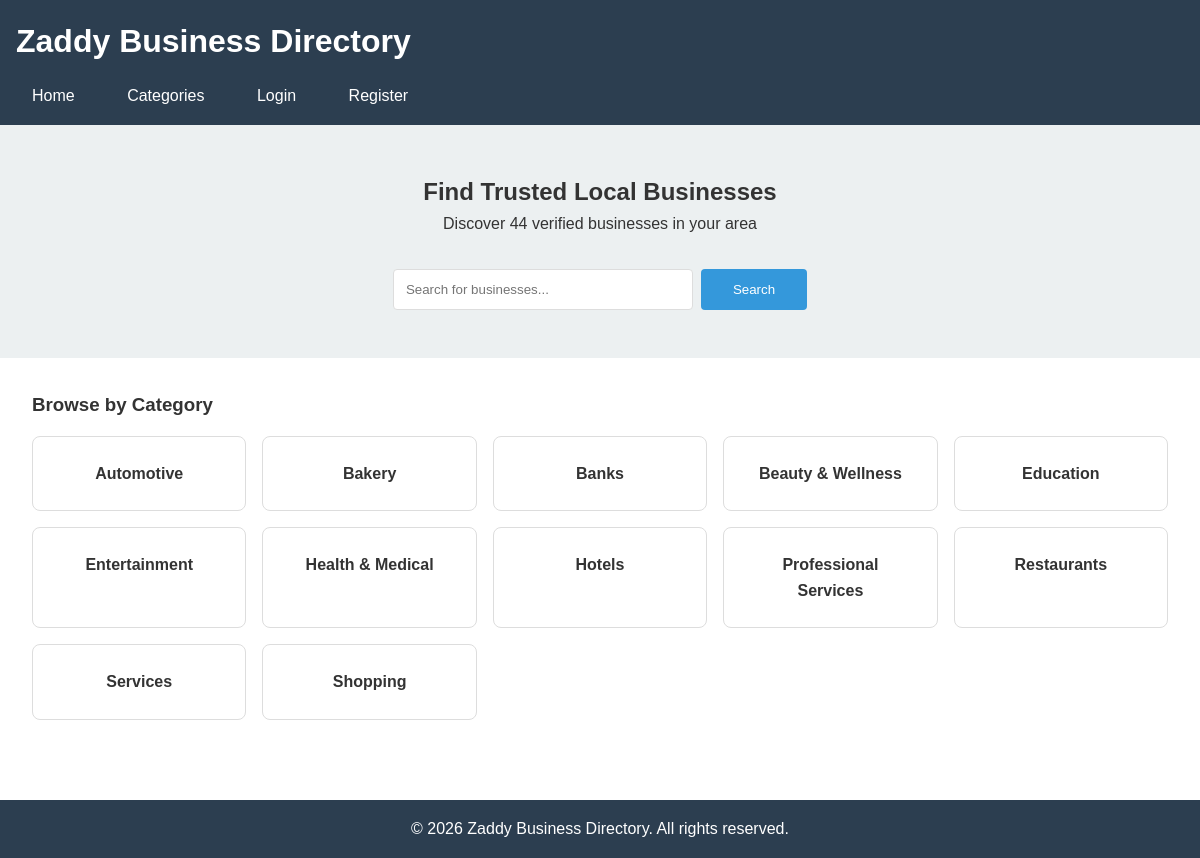
The page / on the database its author committed.
### tables this page shows
CREATE TABLE `categories` (
  `id` int(11) NOT NULL,
  `name` varchar(100) NOT NULL,
  `icon` varchar(50) DEFAULT NULL,
  `created_at` timestamp NOT NULL DEFAULT current_timestamp()
);

### index.php (the view, shortened to what this page needs)
<?php
$conn = getDBConnection();
$result = $conn->query("SELECT COUNT(*) as total FROM businesses WHERE status='approved' OR status='active'");
$total_businesses = $result->fetch_assoc()['total'];
$categories_result = $conn->query("SELECT * FROM categories ORDER BY name");
?>
<!DOCTYPE html>
<html lang="en">
<head>
    <link rel="stylesheet" href="assets/css/style.css">
</head>
<body>
    <header>
        <h1>Zaddy Business Directory</h1>
        <nav>
    <a href="index.php">Home</a>
    <a href="categories.php">Categories</a>
    <?php if (isset($_SESSION['user_id'])): ?>
        <a href="auth/dashboard.php">Dashboard</a>
        <a href="auth/logout.php">Logout</a>
    <?php else: ?>
        <a href="auth/login.php">Login</a>
        <a href="auth/register.php">Register</a>
    <?php endif; ?>
</nav>
    </header>
    <main>
        <section class="hero">
            <h2>Find Trusted Local Businesses</h2>
            <p>Discover <?php echo $total_businesses; ?> verified businesses in your area</p>
            <form action="search.php" method="GET" class="search-form">
                <input type="text" name="query" placeholder="Search for businesses...">
                <button type="submit">Search</button>
            </form>
        </section>
        <section class="categories">
            <h3>Browse by Category</h3>
            <div class="category-grid">
                <?php while($category = $categories_result->fetch_assoc()): ?>
                    <div class="category-card">
<a href="categories.php?id=<?php echo $category['id']; ?>" style="text-decoration:none; color:inherit;">                            <h4><?php echo htmlspecialchars($category['name']); ?></h4>
                        </a>
                    </div>
                <?php endwhile; ?>
            </div>
        </section>
    </main>
    <footer>
        <p>&copy; 2026 Zaddy Business Directory. All rights reserved.</p>
    </footer>
</body>
</html>

### assets/css/style.css (style rules this page uses)
* { margin: 0; padding: 0; box-sizing: border-box; }
body { font-family: Arial, sans-serif; line-height: 1.6; color: #333; }
header { background: #2c3e50; color: white; padding: 1rem; }
header h1 { margin-bottom: 1rem; }
nav a { color: white; text-decoration: none; margin-right: 1rem; padding: 0.5rem 1rem; }
.hero { background: #ecf0f1; padding: 3rem 1rem; text-align: center; }
.search-form { margin-top: 2rem; display: flex; justify-content: center; gap: 0.5rem; }
.search-form input { padding: 0.75rem; width: 300px; border: 1px solid #ddd; border-radius: 4px; }
.search-form button { padding: 0.75rem 2rem; background: #3498db; color: white; border: none; border-radius: 4px; cursor: pointer; }
.categories { padding: 2rem; }
.category-grid { display: grid; grid-template-columns: repeat(auto-fit, minmax(200px, 1fr)); gap: 1rem; margin-top: 1rem; }
.category-card { background: white; border: 1px solid #ddd; padding: 1.5rem; border-radius: 8px; text-align: center; transition: transform 0.2s; }
.category-card a { text-decoration: none; color: #2c3e50; }
footer { background: #2c3e50; color: white; text-align: center; padding: 1rem; margin-top: 3rem; }

### rows shown on the page
categories: name "Automotive"
categories: name "Bakery"
categories: name "Banks"
categories: name "Beauty & Wellness"
categories: name "Education"
categories: name "Entertainment"
categories: name "Health & Medical"
categories: name "Hotels"
categories: name "Professional Services"
categories: name "Restaurants"
categories: name "Services"
categories: name "Shopping"

### other values the page prints
$total_businesses "44"
